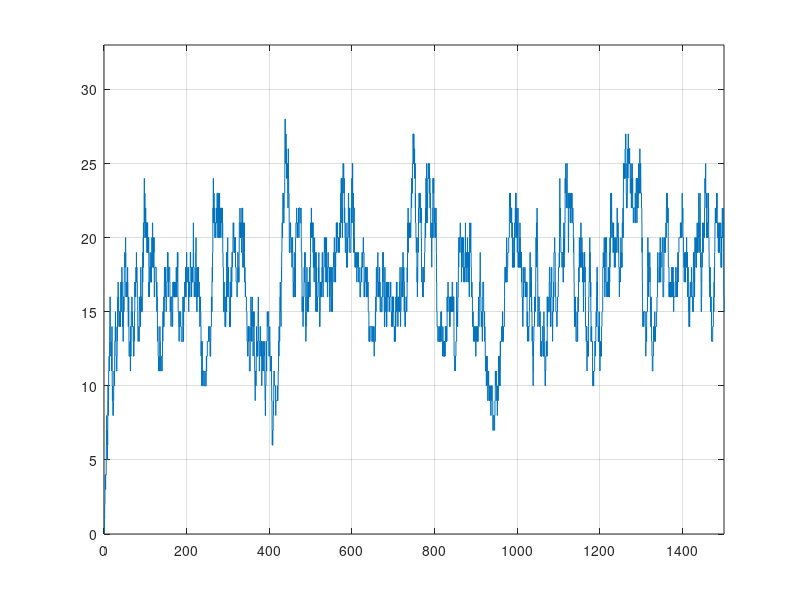

This chart was generated by the following MATLAB code:
function [jumptimes, systsize] = simmginfty(tmax, lambda)
% SIMMGINFTY simulate a M/G/infinity queueing system. Arrivals are
% a homogeneous Poisson process of intensity lambda. Service times
% Pareto distributed (can be modified).  
% 
% [jumptimes, systsize] = simmginfty(tmax, lambda)
%
% Inputs: tmax - simulation interval
%         lambda - arrival intensity 
%
% Outputs: jumptimes - times of state changes in the system
%	   systsize - number of customers in system
%
% See SIMSTMGINFTY, SIMGEOD1, SIMMM1, SIMMD1, SIMMG1.

% Authors: R.Gaigalas, I.Kaj
% v2.0 Created 07-Oct-02
%      Modified 22-Nov-05: 
%       a much more optimal method to generate Poisson arrivals 

  % set default parameter values if ommited
  if (nargin==0)
    tmax=1500;
    lambda=1; 
  end

  % generate Poisson arrivals
  % the number of points is Poisson-distributed
  npoints = poissrnd(lambda*tmax);

  % conditioned that number of points is N,
  % the points are uniformly distributed
  if (npoints>0)
    arrt = sort(rand(npoints, 1)*tmax);
  else
    arrt = [];
  end

% uncomment if not available POISSONRND
% generate Poisson arrivals
% arrt=-log(rand)/lambda;      
% i=1;                  
%   while (min(arrt(i,:))<=tmax)
%     arrt = [arrt; arrt(i, :)-log(rand)/lambda];  
%     i=i+1;
%   end
% npoints=length(arrt);        % arrival times t_1,...,t_n         

%  servt=50.*rand(n,1);          % uniform service times s_1,...,s_k

  alpha = 1.5;                   % Pareto service times
  servt = rand^(-1/(alpha-1))-1; % stationary renewal process
  servt = [servt; rand(npoints-1,1).^(-1/alpha)-1];  
  servt = 10.*servt;             % arbitrary choice of mean

  dept = arrt+servt;            % departure times 

  % Output is system size process N. 
  B = [ones(npoints, 1) arrt; -ones(npoints, 1) dept]; 
  Bsort = sortrows(B, 2);                 % sort jumps in order
  jumps = Bsort(:, 1);
  jumptimes = [0; Bsort(:, 2)];
  systsize = [0; cumsum(jumps)];         % M/G/infinity system size
                                         % process 

  stairs(jumptimes, systsize);
  xmax = max(systsize)+5;
  axis([0 tmax 0 xmax]);
  grid

